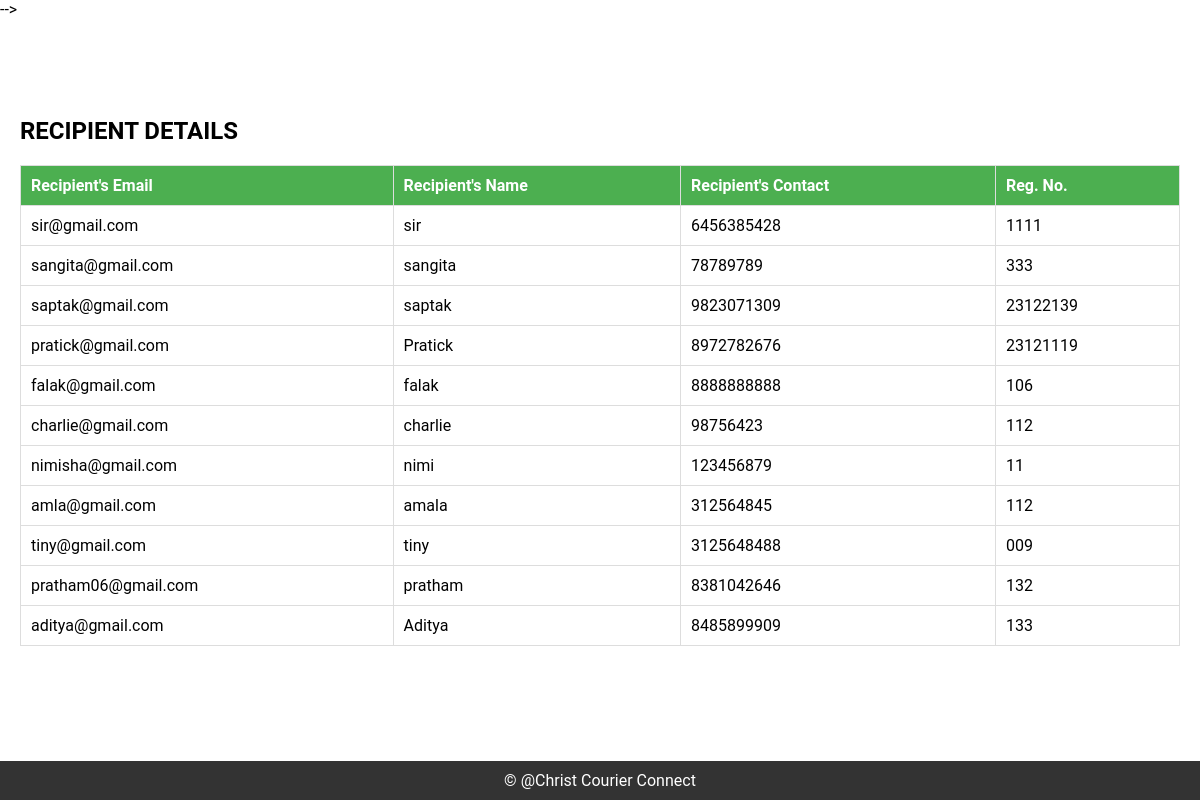
The page /recipient on the database its author committed.
### Christcourier/models.py (models this page shows)
class New_User(models.Model):
    email=models.CharField(max_length=200)
    name=models.CharField(max_length=200)
    phone=models.CharField(max_length=200)
    reg_no=models.CharField(max_length=200)

### Christcourier/views.py (the view)
def recipient(request):
    det=New_User.objects.all()
    return render(request,"admin/recipient.html",{'recipient':det})

### templates/admin/recipient.html (shortened to what this page needs)
</head> -->
<body>
    <header>
        <h1>Courier Management System </h1>
    </header>
        <section>
            <h2>RECIPIENT DETAILS</h2>
            <table>
                <thead>
                    <tr>
                        <th>Recipient's Email</th>
                        <th>Recipient's Name</th>
                        <th>Recipient's Contact</th>
                        <th>Reg. No.</th>
                    </tr>
                </thead>
                <tbody>
                    <tr>
                        {% for r in recipient %}
                        <td>{{r.email}}</td>
                        <td>{{r.name}}</td>
                        <td>{{r.phone}}</td>
                        <td>{{r.reg_no}}</td>
                    </tr>
                        {% endfor %}
                </tbody>
            </table>
         </section>
    <footer>
        &copy; @Christ Courier Connect
    </footer>
</body>
</html>

### rows shown on the page
New_User: email "sir@gmail.com", name "sir", phone "6456385428", reg_no "1111"
New_User: email "sangita@gmail.com", name "sangita", phone "78789789", reg_no "333"
New_User: email "saptak@gmail.com", name "saptak", phone "9823071309", reg_no "23122139"
New_User: email "pratick@gmail.com", name "Pratick", phone "8972782676", reg_no "23121119"
New_User: email "falak@gmail.com", name "falak", phone "8888888888", reg_no "106"
New_User: email "charlie@gmail.com", name "charlie", phone "98756423", reg_no "112"
New_User: email "nimisha@gmail.com", name "nimi", phone "123456879", reg_no "11"
New_User: email "amla@gmail.com", name "amala", phone "312564845", reg_no "112"
New_User: email "tiny@gmail.com", name "tiny", phone "3125648488", reg_no "009"
New_User: email "pratham06@gmail.com", name "pratham", phone "8381042646", reg_no "132"
New_User: email "aditya@gmail.com", name "Aditya", phone "8485899909", reg_no "133"
